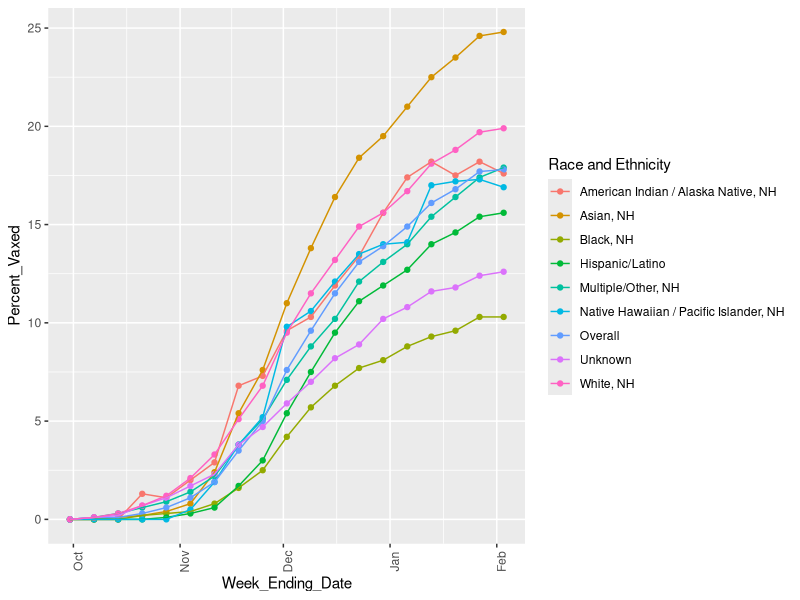
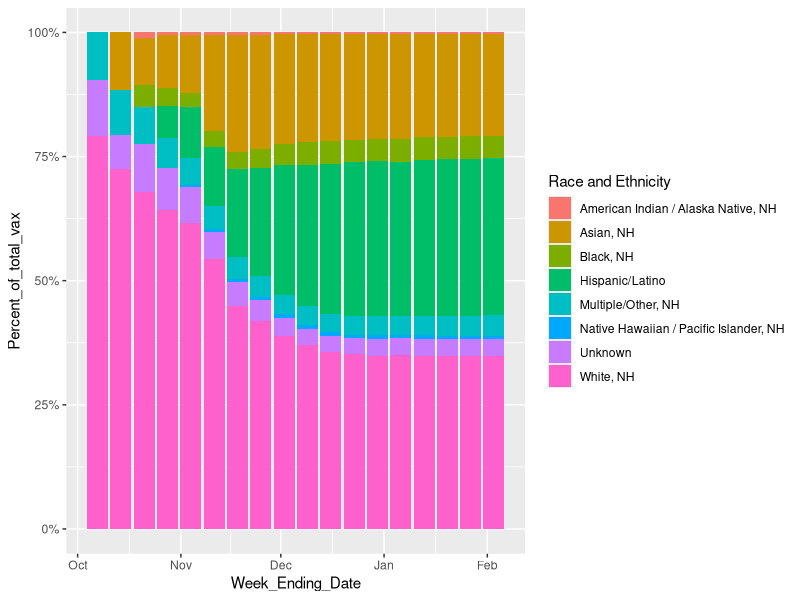
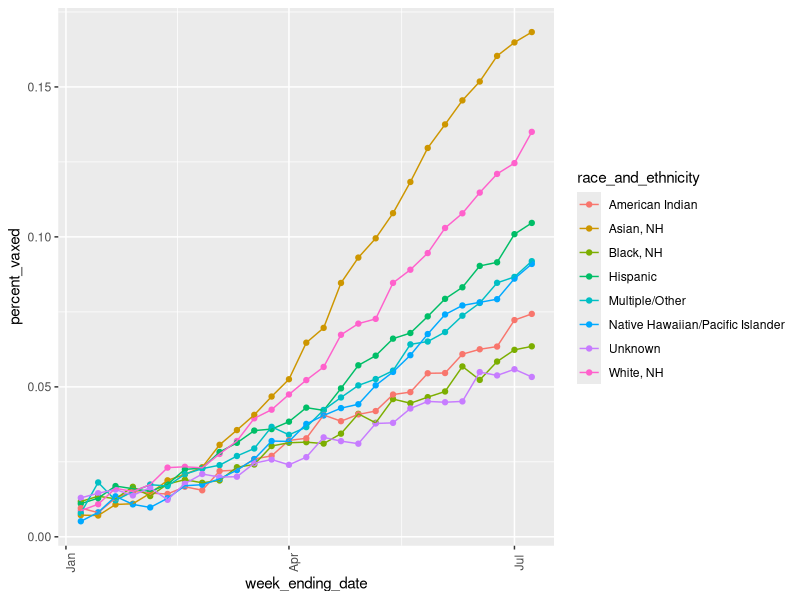
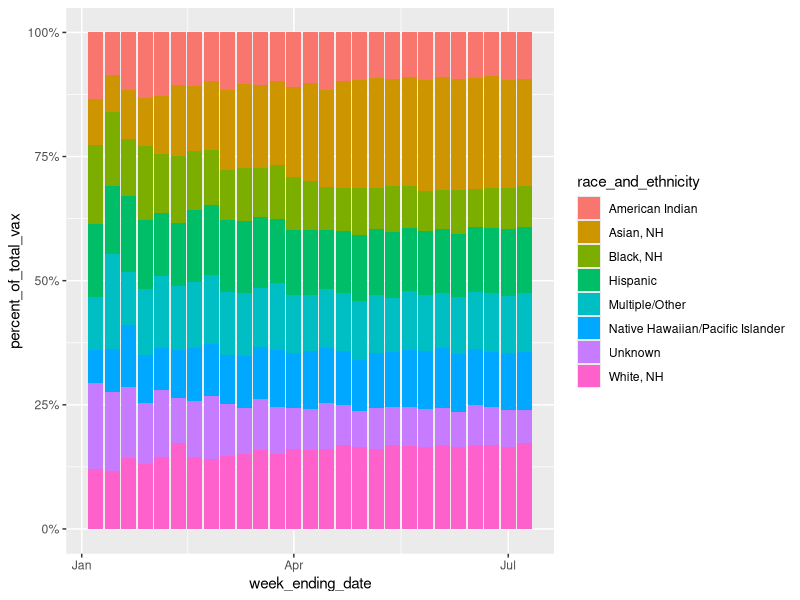

Write R code to recreate these figures, in order.
## ---- chunk 1
##Load required packages
library(dplyr)
library(ggplot2)
library(tidyverse)
## ---- chunk 2
##Read in the file

file.exists("cdcdata-exercise/Weekly_Respiratory_Syncytial_Virus_(RSV)_Vaccination_Coverage_among_Pregnant_Women_by_Race_and_Ethnicity_20260209.csv")

rsv_preg_data <- read_csv("Weekly_Respiratory_Syncytial_Virus_(RSV)_Vaccination_Coverage_among_Pregnant_Women_by_Race_and_Ethnicity_20260209.csv")

##Check on what the data looks like 
str(rsv_preg_data)

head(rsv_preg_data)

colSums(is.na(rsv_preg_data))

##Fix the Week_Ending_Date column so that ggplot knows what it is 

rsv_preg_data$Week_Ending_Date <- ymd_hms(rsv_preg_data$Week_Ending_Date)

##Also going to rename some columns just to make it easier to look at and understand

rsv_preg_data <- rsv_preg_data %>% rename(Percent_Vaxed = Percent, Total_Preg = Denominator)

##Also going to create a column using the total number pregnant and percent vaccinated to get number vaccinated 

rsv_preg_data <- rsv_preg_data %>% mutate(Number_Vax = (Percent_Vaxed/100)*Total_Preg)

##Now thinking about what percent of the total vaccinated per day does each race/ethnicity represent

rsv_preg_data <- rsv_preg_data %>% group_by(Week_Ending_Date) %>%
    mutate(Percent_of_total_vax = (Number_Vax/Number_Vax[`Race and Ethnicity` == "Overall"])*100) %>%
    ungroup()

##I'm also going to delete some columns that I don't need
rsv_preg_data <- rsv_preg_data %>% select(-Figure_ID, -`Race Sort Order`, -`Date Order`)

##Check that it all looks right 
head(rsv_preg_data)
## ---- chunk 3
##Starting with looking at the percent vaccinated over time for each race/ethnicity 
ggplot(rsv_preg_data, aes(x = Week_Ending_Date, y = Percent_Vaxed, color =  `Race and Ethnicity`)) +
    geom_point() + 
    geom_line(aes(group = `Race and Ethnicity`)) +
    theme(axis.text.x = element_text(angle = 90))
## ---- chunk 4
##Now looking at for each time point, what proportion of the total number vaccinated pregnant women make up each race/ethnicity. Excluding the overall, since that is the total for all groups.

ggplot(rsv_preg_data %>% filter(`Race and Ethnicity` != "Overall"), aes(x = Week_Ending_Date, y = Percent_of_total_vax, fill = `Race and Ethnicity`)) +
  geom_bar(position = "fill", stat = "identity") +
   scale_y_continuous(labels = scales::percent)
## ---- chunk 5
##At this point, I want to see the overall stats, for ease of not having to search for the totals in the whole table, not the race/ethnicity specific stats, so I'm going to make a new data frame 

rsv_preg_overall <- rsv_preg_data %>% filter(`Race and Ethnicity` == "Overall") %>%
    select(-`Race and Ethnicity`, -Percent_of_total_vax)

head(rsv_preg_overall)
## ---- chunk 6
# Creating a synthetic dataset that mimics the original real data

syn_dat <- data.frame( 
    week_ending_date = as.Date(rep(NA, 171)),
    race_and_ethnicity = numeric(171),
    percent_vaxed = numeric(171),
    total_preg = numeric(171),
    number_vax = numeric(171),
    precent_of_total_vax = numeric(171)
)

## ---- chunk 7

set.seed(123)

# Weekly dates
dates <- seq.Date(as.Date("2023-01-07"), by = "week", length.out = 27)

races <- c("White, NH", "Black, NH", "Asian, NH", 
           "Hispanic", "Multiple/Other", 
           "American Indian", 
           "Native Hawaiian/Pacific Islander", 
           "Unknown")

syn_dat <- do.call(rbind, lapply(races, function(r) {
  
  t <- 1:length(dates)
  
  percent <- switch(r,
    "White, NH"  = 0.18 / (1 + exp(-0.15 * (t - 20))),
    "Black, NH"  = 0.10 / (1 + exp(-0.10 * (t - 22))),
    "Asian, NH"  = 0.2 / (1 + exp(-0.20 * (t - 18))),  # fastest growth
    "Hispanic"   = 0.150 / (1 + exp(-0.13 * (t - 21))),
    "Multiple/Other" = 0.140 / (1 + exp(-0.12 * (t - 22))),
    "American Indian" = 0.120 / (1 + exp(-0.11 * (t - 23))),
    "Native Hawaiian/Pacific Islander" = 0.130 / (1 + exp(-0.14 * (t - 21))),
    "Unknown" = 0.100 / (1 + exp(-0.09 * (t - 24)))
  )
  
  # Add week-to-week noise
  percent <- percent + rnorm(length(percent), 0, 0.002)
  percent[percent < 0] <- 0
  percent[percent > 0.178] <- 0.178
  
  total_preg <- round(runif(length(dates), 8000, 20000))
  number_vax <- round(total_preg * percent)
  percent_of_total_vax = round(100 * number_vax / total_preg, 1)
  
  data.frame(
    week_ending_date = dates,
    race_and_ethnicity = r,
    percent_vaxed = percent,
    total_preg = total_preg,
    number_vax = number_vax,
    percent_of_total_vax = percent_of_total_vax
  )
}))

## ---- chunk 8
# Same code used as before, just changed the names to match the new synthetic data variables
ggplot(syn_dat, aes(x = week_ending_date, y = percent_vaxed, color = race_and_ethnicity)) +
  geom_point() + 
  geom_line(aes(group = race_and_ethnicity)) +
  theme(axis.text.x = element_text(angle = 90))
## ---- chunk 9
ggplot(syn_dat, aes(x = week_ending_date, y = percent_of_total_vax, fill = race_and_ethnicity)) +
  geom_bar(position = "fill", stat = "identity") +
   scale_y_continuous(labels = scales::percent)
